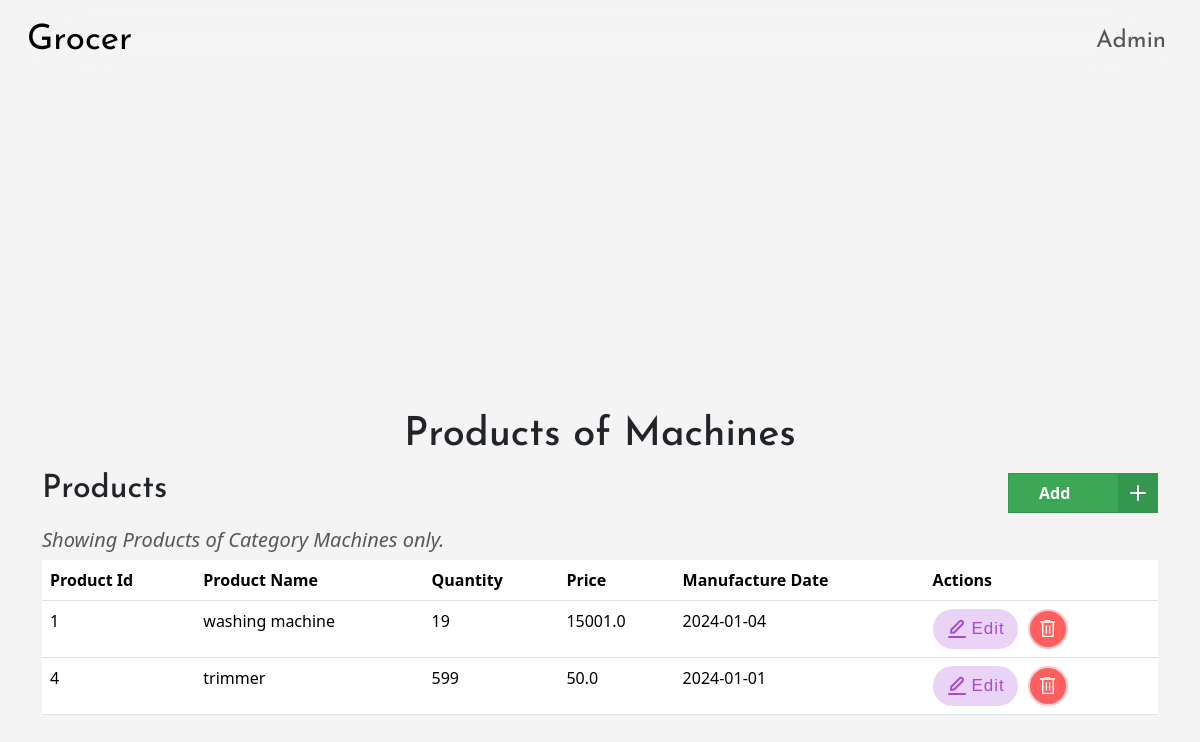
The page /category/1/show (signed in) on the database its author committed.
### models.py (models this page shows, shortened)
class User(db.Model):
    __tablename__ = 'user'
    id = db.Column(db.Integer, primary_key=True)
    username = db.Column(db.String(32), unique=True, nullable=False)
    passhash = db.Column(db.String(512), nullable=False)
    name = db.Column(db.String(64), nullable=True)
    if_admin = db.Column(db.Boolean, nullable=False, default=False)
    @property
    def password(self):
        raise AttributeError('password is not a readable attribute')

class Category(db.Model):
    __tablename__ = 'category'
    id = db.Column(db.Integer, primary_key=True)
    name = db.Column(db.String(64), nullable=False)
    products = db.relationship('Product', backref='category', lazy=True)

class Product(db.Model):
    __tablename__ = 'product'
    id = db.Column(db.Integer, primary_key=True)
    name = db.Column(db.String(64), nullable=False)
    category_id = db.Column(db.Integer, db.ForeignKey('category.id'),nullable=False)
    quantity = db.Column(db.Integer, nullable=False)
    price = db.Column(db.Float, nullable=False)
    man_date = db.Column(db.Date, nullable=False)

### routes.py (the view)
@app.route('/category/<int:id>/show')
@admin_required
def show_category(id):
    return render_template('category/show.html', user=User.query.get(session['user_id']), category=Category.query.get(id))

### routes.py (called while the page is built)
def admin_required(func):
    @wraps(func)
    def inner(*args, **kwargs):
        if 'user_id' not in session:
            flash('You need to login first.')
            return redirect(url_for('login'))
        user = User.query.get(session['user_id'])
        if not user.if_admin:
            flash('You are not authorized to view this page because you are not admin.')
            return redirect(url_for('index'))
        return func(*args, **kwargs)
    return inner

### templates/category/show.html (shortened to what this page needs)
{% extends 'layout.html' %}
{% block content %}
    <h1>Products of {{category.name}}</h1>
    <div class="heading">
        <h2>Products</h2>
        <a type="button" class="button" href="{{url_for('add_product', category_id=category.id)}}">
            <span class="button__text">Add </span>
            <span class="button__icon">
                <svg xmlns="http://www.w3.org/2000/svg" width="24" viewBox="0 0 24 24" stroke-width="2" stroke-linejoin="round" stroke-linecap="round" stroke="currentColor" height="24" fill="none" class="svg">
                    <line y2="19" y1="5" x2="12" x1="12"></line>
                    <line y2="12" y1="12" x2="19" x1="5"></line>
                </svg>
            </span>
        </a>
    </div>
    <h5 class="text-muted">
        <em>
            Showing Products of Category {{category.name}} only.
        </em>
    </h5>
    <table class="table">
        <thead>
            <tr>
                <th>Product Id</th>
                <th>Product Name</th>
                <th>Quantity</th>
                <th>Price</th>
                <th>Manufacture Date</th>
                <th>Actions</th>
            </tr>
        </thead>
        <tbody>
            {% for product in category.products %}
                <tr>
                    <td>{{product.id}}</td>
                    <td>{{product.name}}</td>
                    <td>{{product.quantity}}</td>
                    <td>{{product.price}}</td>
                    <td>{{product.man_date}}</td>
                    <td style="vertical-align: middle;">
                        <div class="action-buttons">
                            <a class="button-e" href="{{url_for('edit_product', id=product.id)}}">
                                <span class="label">Edit</span>
                            </a>
                            <a class="bin-button" href="{{url_for('delete_product', id=product.id)}}">
                                <svg xmlns="http://www.w3.org/2000/svg" fill="none" viewBox="0 0 39 7" class="bin-top">
                                    <line stroke-width="4" stroke="white" y2="5" x2="39" y1="5"></line>
                                    <line stroke-width="3" stroke="white" y2="1.5" x2="26.0357" y1="1.5" x1="12"></line>
                                </svg>
                            </a>
                        </div>
                    </td>
                </tr>
            {% endfor %}
        </tbody>
    </table>
{% endblock %}

### templates/nav.html (shortened to what this page needs)
<nav class="navbar navbar-expand-lg">
  <header >
        <div class="container-fluid  ">
          <a class="navbar-brand" href="/">Grocer</a>
          <div class="logside collapse navbar-collapse" id="navbarNav">
            <ul class="navbar-nav">
              {% if user %}
              <li class="nav-item">
                <a class="nav-link" href="{{url_for('profile')}}">
                  {{user.username | capitalize }}
                </a>
              </li>
              {% endif %}
            </ul>
          </div>
        </div>
      </header>
  </nav>

### templates/layout.html (style rules this page uses)
body { margin: 0; padding: 0; }
body { top:83px; min-height: 184vh; display: flex; flex-direction: column; align-items:flex-start; justify-content: center; background-color: #f4f4f4; margin: 0; }

### templates/category/show.html (style rules this page uses)
.heading { display: flex; justify-content: space-between; align-items: center; margin-top: 1%; }
h1 { text-align: center; font-family: 'Josefin Sans', sans-serif; margin-top: -325px; }
h2 { text-align: center; font-family: 'Josefin Sans', sans-serif; }
h5 { margin-top: 1%; }
.button { position: relative; width: 150px; height: 40px; cursor: pointer; display: flex; align-items: center; border: 1px solid #34974d; background-color: #3aa856; text-decoration: none; }
.button, .button__icon, .button__text { transition: all 0.3s; }
.button .button__text { transform: translateX(30px); color: #fff; font-weight: 600; }
.button .button__icon { position: absolute; transform: translateX(109px); height: 100%; width: 39px; background-color: #34974d; display: flex; align-items: center; justify-content: center; }
.button .svg { width: 30px; stroke: #fff; }
.bin-button { display: flex; flex-direction: column; align-items: center; justify-content: center; width: 40px; height: 40px; border-radius: 50%; background-color: rgb(255, 95, 95); cursor: pointer; border: 2px solid rgb(255, 201, 201); transition-duration: 0.3s; position: relative; overflow: hidden; }
.bin-bottom { width: 12px; z-index: 2; }
.bin-top { width: 15px; transform-origin: right; transition-duration: 0.3s; z-index: 2; }
.button-e { display: flex; justify-content: center; align-items: center; padding: 8px 12px; gap: 2px; height: 40px; width: 85px; border: none; background: #a549da3d; border-radius: 20px; cursor: pointer; text-decoration: none; }
.label { line-height: 22px; font-size: 17px; color: #A649DA; font-family: sans-serif; letter-spacing: 1px; }
.action-buttons { display: flex; gap: 10px; }

### templates/nav.html (style rules this page uses)
.nav-item { padding-right: 12px; }
.navbar-brand { position: fixed; top: 0; left: 1%; z-index: 1000; width: 12%; background-color: inherit; font-family: 'Josefin Sans', sans-serif; font-size: 35px; padding: 15px; }
.container-fluid { position: fixed; top: 0; right: 0; transform: translateX(0); display: flex; flex-direction: row; height: 83px; background-color: inherit; backdrop-filter: blur(50px); border-radius: 9px; z-index: 1000; font-family: 'Josefin Sans', sans-serif; font-size: 25px; }
.navbar-nav { position: fixed; top: 13px; right: 1%; transform: translateX(0); display: flex; flex-direction: row; padding: 2px; background-color: inherit; border-radius: 9px; z-index: 1000; font-family: 'Josefin Sans', sans-serif; font-size: 24px; }

### rows shown on the page
User: username "Admin"
Category: name "Machines"
Product: id "1", name "washing machine", quantity "19", price "15001.0", man_date "2024-01-04"
Product: id "4", name "trimmer", quantity "599", price "50.0", man_date "2024-01-01"
